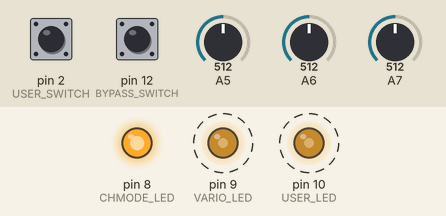
Simulated run of this sketch. Board: Arduino Uno, built with avr-gcc and run on an emulated ATmega328P. Shown: output pins drawn as LEDs (lit = HIGH). Dashed ring = blinking. Inputs (shaded band) come from the test bench; at power-on: pin 12 (BYPASS_SWITCH) LOW, A6 = 512, pin 2 (USER_SWITCH) LOW, A5 = 512, A7 = 512.

Above: at 1.25 s.
1.3 s: pin 12 (BYPASS_SWITCH) pulled HIGH for 3.2 s
At 2.4 s:
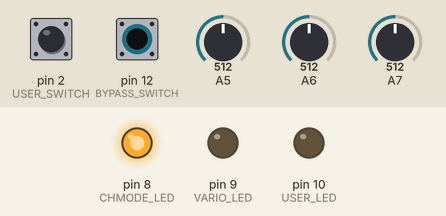
6.1 s: A6 set to 420
9.1 s: A6 set to 397
At 9.24 s:
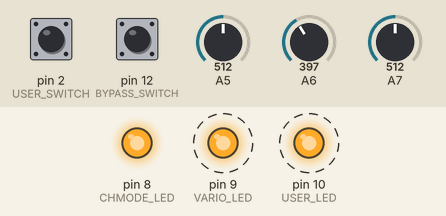
12.1 s: pin 2 (USER_SWITCH) pulled HIGH for 3.2 s
16.8 s: A5 set to 306
At 17.05 s:
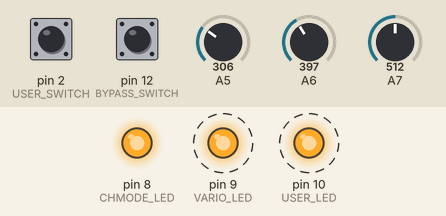
19.8 s: A5 set to 900
At 23.09 s:
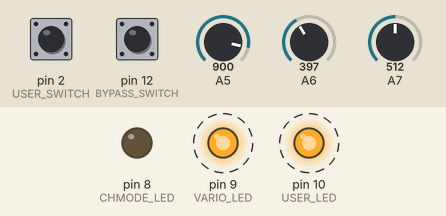
Timing chart, 0 to 23.8 s (numbered marks = the images above; inputs shaded):
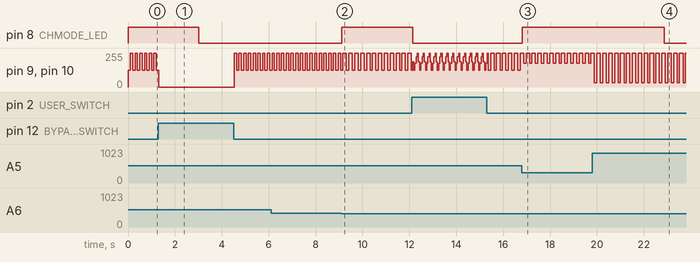

The sketch:

tremPedal.ino
```cpp
#define UP_TIME_POT 7
#define DOWN_TIME_POT 6
#define DEPTH_POT 5
#define USER_LED 10
#define VARIO_LED 9
#define CHMODE_LED 8
#define USER_SWITCH 2
#define BYPASS_SWITCH 12

#define FLAGS_SETUP 0
#define INCREMENTING_FLAG 0b1
#define CHANGE_MODE 0b10

#define MODE_TRIANGLE 0x10
#define MODE_SQUARE 0x0
#define MODE_OFF 0xf0

#define COUNT_MAX 1023

#define CHANGE_MODE_THRESHOLD 100
#define CHANGE_MODE_TIMEOUT 3000

int count = 0;
uint8_t flags = FLAGS_SETUP;
uint8_t mode = 0;
int change_mode = 0;
int up_time = 0;
int down_time = 0;
int depth = 0;

void setup() {
  // put your setup code here, to run once:
  pinMode(USER_LED, OUTPUT);
  pinMode(VARIO_LED, OUTPUT);
  pinMode(CHMODE_LED, OUTPUT);
  pinMode(USER_SWITCH, INPUT);
  pinMode(BYPASS_SWITCH, INPUT);
  TCCR1A = (1 << COM1A0) | (1 << COM1A1) | (1 << COM1B0) | (1 << COM1B1) | (1 << WGM10) | (1 << WGM11); //toggle OCRs on compare match. Phase correct 10 bit pwm
  TCCR1B = (1 << CS00);
}

float mapfloat(int x, int in_min, int in_max, float out_min, float out_max)
{
 return (float)(x - in_min) * (out_max - out_min) / (float)(in_max - in_min) + out_min;
}

int get_val(int pot_to_read, int* stored_value){
  static long last_change = 0;
  if ((flags & CHANGE_MODE) && ((millis() - last_change) > CHANGE_MODE_TIMEOUT)){
    flags &= ~(flags & CHANGE_MODE);
  }
  int readval = analogRead(pot_to_read);
  if (abs(readval - *stored_value) > CHANGE_MODE_THRESHOLD){
    flags |= CHANGE_MODE;
    last_change = millis();
    *stored_value = readval;
  }

}

void loop() {
  get_val(UP_TIME_POT, &up_time);
  get_val(DOWN_TIME_POT, &down_time);

  if (flags & INCREMENTING_FLAG){
    count += up_time;
    if (count >= COUNT_MAX){
      flags &= ~INCREMENTING_FLAG; //unset the increment flag when we hit the top
      count =COUNT_MAX;
    }

  } else {
    count -= down_time;
    if (count <= 0){
      flags |= INCREMENTING_FLAG; //set the increment flag
      count = 0;
    }
  }
  mode = digitalRead(USER_SWITCH) << 4;
  if (digitalRead(BYPASS_SWITCH)) mode = MODE_OFF;

  get_val(DEPTH_POT, &depth);
  float percentDepth = mapfloat(depth, 0, 1023, 0, 1);


  digitalWrite(CHMODE_LED, flags & CHANGE_MODE ? HIGH : LOW); //this ternary statement appears unnecessary, but I don't know the risks of sending a shifted bitstream to digitalwrite. It might blindly write to that port and do weird things
  switch(mode){
    case MODE_TRIANGLE:
      OCR1A = count * percentDepth;
      OCR1B = count * percentDepth;

      break;
     case MODE_SQUARE:
      OCR1A = (flags & INCREMENTING_FLAG) * depth;
      OCR1B = (flags & INCREMENTING_FLAG) * depth;

      break;
     case MODE_OFF:
     default:
      OCR1A = 1023;
      OCR1B = 1023;
      break;
  }
  delay(50); //people speed, sand is too fast
}
```

Measured:
- the behaviour switches between 412 and 411 on A6 (found by bisection; images 1 and 2)
- after the input at 9.1 s, pin 8 (CHMODE_LED): LOW → HIGH at once; pin 9 (VARIO_LED), pin 10 (USER_LED): alternates 255/255 for 0.15 s and 127/255 for 0.10 s, starting after 0.22 s
- after the input at 16.8 s, pin 8 (CHMODE_LED): LOW → HIGH at once
- after the input at 19.8 s, pin 8 (CHMODE_LED): HIGH → LOW after 3.1 s instead of 0.05 s
- by itself, pin 9 (VARIO_LED), pin 10 (USER_LED): repeats every 0.20 s: 255/255 0.10 s, 127/255 0.10 s
